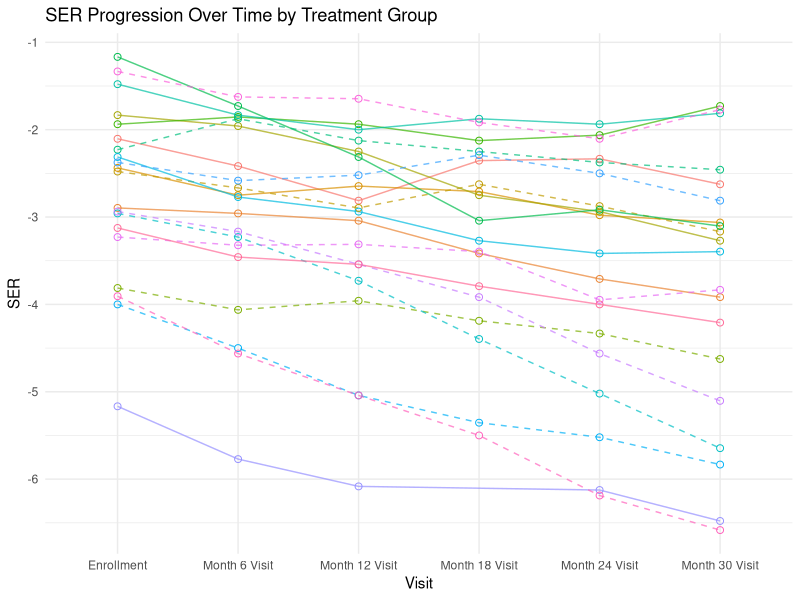
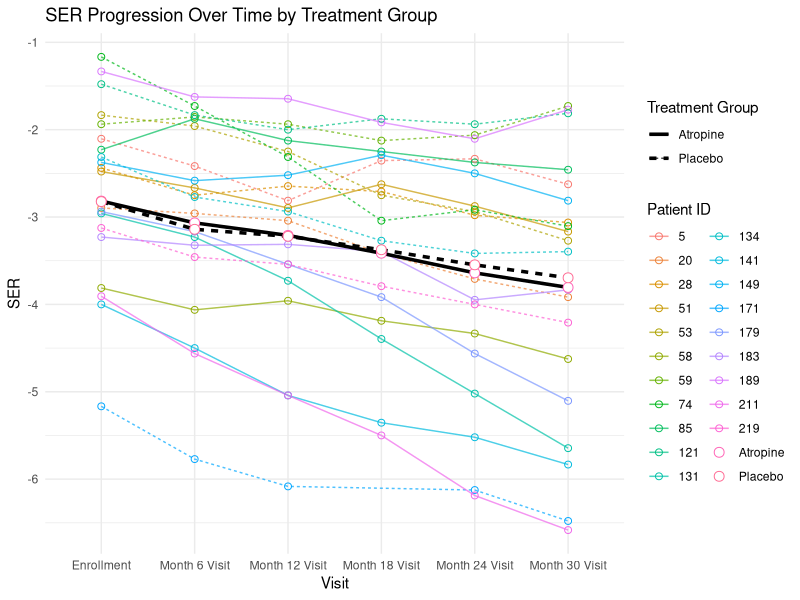

The R script that drew these images, in order:
library(dplyr)
library(ggplot2)

# Part A. Data Import and merge

# Load VisitData and PtRoster datasets
VisitData <- read.table("Data Tables/MTS1ClinicTesting.txt", 
                        header = TRUE, sep = "|", fill = TRUE, stringsAsFactors = FALSE)
head(VisitData)

PtRoster <- read.table("Data Tables/MTS1PtRoster.txt", 
                       header = TRUE, sep = "|", fill = TRUE, stringsAsFactors = FALSE)
head(PtRoster)

# Load the additional dataset for parental myopia and other demographic information
DemoMedOcuHx <- read.table("Data Tables/MTS1DemoMedOcuHx.txt", 
                           header = TRUE, sep = "|", fill = TRUE, stringsAsFactors = FALSE)
head(DemoMedOcuHx)

#TODO: Handling baseline and run-in randomization 
# VisitData$Visit == 'Run-in FU Randomization'
# VisitData$Visit == 'Enrollment'
# if enrollment 

# Step 1: Calculate SER for each eye
# Left Eye (OS)
VisitData$S_OS <- rowMeans(VisitData[, c("AutoRef1SphOS", "AutoRef2SphOS", "AutoRef3SphOS")], na.rm = TRUE)
VisitData$C_OS <- rowMeans(VisitData[, c("AutoRef1CylOS", "AutoRef2CylOS", "AutoRef3CylOS")], na.rm = TRUE)
VisitData$SER_OS <- VisitData$S_OS + (VisitData$C_OS / 2)

# Right Eye (OD)
VisitData$S_OD <- rowMeans(VisitData[, c("AutoRef1SphOD", "AutoRef2SphOD", "AutoRef3SphOD")], na.rm = TRUE)
VisitData$C_OD <- rowMeans(VisitData[, c("AutoRef1CylOD", "AutoRef2CylOD", "AutoRef3CylOD")], na.rm = TRUE)
VisitData$SER_OD <- VisitData$S_OD + (VisitData$C_OD / 2)

# Step 2: Average SER across both eyes for each visit (i.e., time j)
VisitData$SER <- rowMeans(VisitData[, c("SER_OS", "SER_OD")], na.rm = TRUE)

# Step 3: Merge data with PtRoster and DemoMedOcuHx datasets
# Merging VisitData with PtRoster on Patient ID
MergedData <- merge(VisitData, PtRoster, by = "PtID")

# Merging the result with DemoMedOcuHx on Patient ID
MergedData <- merge(MergedData, DemoMedOcuHx, by = "PtID")

# Step 4: Create necessary variables
# Time (Visit) is already in VisitData as 'Visit'
# Group/Treatment assignment
MergedData$TreatmentGroup <- MergedData$TrtGroup

# Parental myopia status (investigating variables)
MergedData$is_mother_has_myopia <- MergedData$MotherMyop
MergedData$is_father_has_myopia <- MergedData$Father

# Step 5: Filter for patients with more than 5 visits without NA SER
FilteredData <- MergedData %>%
  filter(!is.na(SER)) %>%  # Remove rows where SER is NA
  group_by(PtID) %>%       # Group by PtID
  filter(n() > 5) %>%      # Keep only groups (patients) with more than 5 valid visits
  ungroup()                # Remove grouping to return to a regular data frame

# Get unique PtID for filtered dataset
UniquePtID <- unique(FilteredData$PtID)


# Part 2. Spagetti Plot

# Sample 10 unique patients from each treatment group
SampledPatients_trt <- FilteredData %>%
  filter(TrtGroup == "Atropine") %>%
  distinct(PtID, .keep_all = TRUE) %>%
  slice_sample(n = 10) %>%
  select(PtID)

SampledPatients_ctrl <- FilteredData %>%
  filter(TrtGroup == "Placebo") %>%
  distinct(PtID, .keep_all = TRUE) %>%
  slice_sample(n = 10) %>%
  select(PtID)

SampledPatients <- bind_rows(SampledPatients_trt, SampledPatients_ctrl)

# Filter the original data to include only records for the sampled patients
SampledData <- FilteredData %>%
  filter(PtID %in% SampledPatients$PtID)

# Set line types based on the treatment group
SampledData <- SampledData %>%
  mutate(LineType = ifelse(TrtGroup == "Atropine", "solid", "dashed"))

# Define the order of visits for consistent x-axis ordering
visit_order <- c("Enrollment", "Month 6 Visit", "Month 12 Visit", 
                 "Month 18 Visit", "Month 24 Visit", "Month 30 Visit")

# Convert Visit to a factor with specified order
SampledData <- SampledData %>%
  filter(Visit != "Run-in FU Randomization") %>%
  mutate(Visit = factor(Visit, levels = visit_order))

# Create the spaghetti plot with distinct line types and colors for each patient
ggplot(SampledData, aes(x = Visit, y = SER, group = PtID, color = as.factor(PtID))) +
  geom_line(aes(linetype = LineType), size = 0.5, alpha = 0.7) +  # Line for each patient with line type by group
  geom_point(size = 2, shape = 1) +                                        # Add points at each SER measurement
  labs(title = "SER Progression Over Time by Treatment Group",
       x = "Visit",
       y = "SER",
       color = "Patient ID",
       linetype = 'LineType') +
  scale_x_discrete(drop = FALSE) +                              # Ensure all visits appear on the x-axis
  scale_linetype_manual(values = c("solid", "dashed")) +        
  theme_minimal() +
  theme(legend.position = "none")                               # Optionally hide the legend if there are too many patients



# Calculate and add mean profiles
MeanProfileData <- MergedData %>%
  filter(Visit != "Run-in FU Randomization") %>%
  group_by(Visit, TrtGroup) %>%
  summarize(Mean_SER = mean(SER, na.rm = TRUE), .groups = 'drop')

# Combined plot with individual trajectories and mean profiles
ggplot() +
  # Individual trajectories
  geom_line(data = SampledData, 
            aes(x = Visit, y = SER, group = PtID, color = as.factor(PtID), 
                linetype = TrtGroup),
            size = 0.5, alpha = 0.7) +
  geom_point(data = SampledData,
             aes(x = Visit, y = SER, color = as.factor(PtID)),
             size = 2, shape = 1) +
  # Mean profiles
  geom_line(data = MeanProfileData,
            aes(x = Visit, y = Mean_SER, group = TrtGroup, linetype = TrtGroup),
            size = 1.2) +
  geom_point(data = MeanProfileData,
             aes(x = Visit, y = Mean_SER, color = TrtGroup),
             size = 3, shape = 21, fill = "white") +
  # Labels and theme
  labs(title = "SER Progression Over Time by Treatment Group",
       x = "Visit",
       y = "SER",
       color = "Patient ID",
       linetype = "Treatment Group") +
  scale_x_discrete(drop = FALSE) +
  theme_minimal() +
  theme(legend.position = "right")

### Displaying five patients

# only leave the last observation, which is the 5th visit
SampledData %>%
  select(
    PtID,
    SER,
    Sex,
    TreatmentGroup,
    Race,
    EyeColor,
    AgeAsofEnrollDt,
    is_mother_has_myopia,
    is_father_has_myopia,
    Visit
  ) %>%
  group_by(PtID) %>%
  slice_tail(n = 1) %>%
  ungroup() %>%
  arrange(PtID) %>%
  select(-Visit) %>% # then rename the column , ageasenrolldt as age and Eyecolor as iris_color
  rename(age = AgeAsofEnrollDt, iris_color = EyeColor) %>%
  head(5) %>%
  knitr::kable()


# key summary statistics for demographics

MergedData %>% 
  select(PtID,
         Sex,
         TreatmentGroup,
         Race,
         EyeColor,
         AgeAsofEnrollDt,
         is_mother_has_myopia,
         is_father_has_myopia) %>%
  rename(age = AgeAsofEnrollDt, iris_color = EyeColor) %>%
  group_by(PtID) %>% 
  slice_tail(n = 1) %>%
  ungroup() %>%
  select(-PtID) -> Demographics

Demographics$age %>% summary()
Demographics %>%
  select(-age) %>%
  apply(.,2,table) %>%
  knitr::kable()

save(MergedData, file = "MergedData.RData")

#### clean dataset with selected variables

data <- MergedData[,c("PtID","Visit","SER","TrtGroup","MotherMyop","FatherMyop","Sex","Race","EyeColor","AgeAsofEnrollDt")]

mother_gene <- ifelse(data$MotherMyop=="Yes",1,0)
father_gene <- ifelse(data$FatherMyop=="Yes",1,0)
data$genetic <- mother_gene+father_gene

data$Age <- floor(data$AgeAsofEnrollDt)


# save as Rdata

save(data,file="data_Bulun.Rdata")







